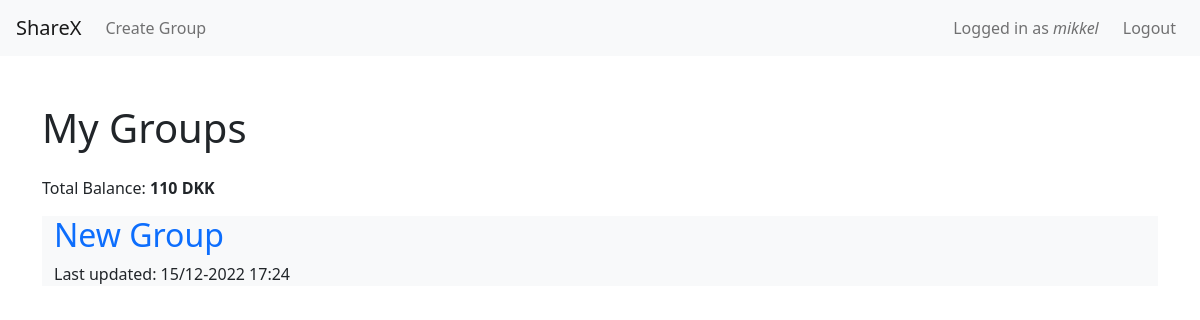
Before: / (signed in) with the older database file.
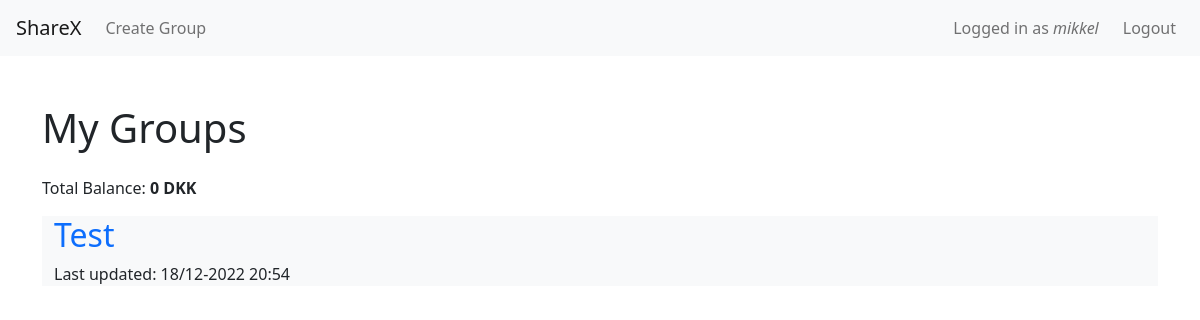
After: the same page with the newer database file.
### tables this page shows
CREATE TABLE group_members (
    group_member_id INTEGER PRIMARY KEY AUTOINCREMENT,
    balance INTEGER NOT NULL DEFAULT 0,
    user_id INTEGER NOT NULL,
    group_id INTEGER NOT NULL,
    FOREIGN KEY(user_id) REFERENCES users(user_id),
    FOREIGN KEY(group_id) REFERENCES groups(group_id)
);

CREATE TABLE groups (
    group_id INTEGER PRIMARY KEY AUTOINCREMENT,
    group_name TEXT NOT NULL,
    last_updated TEXT NOT NULL,
    creator INTEGER NOT NULL,
    FOREIGN KEY(creator) REFERENCES users(user_id)
);

### app.py (the view)
@app.route("/")
def index():
    if session.get("user_id") == None:
        return redirect("/login")
    groups = find_groups(session["user_id"])
    balance = total_balance(session["user_id"])
    return render_template("views/index.html", groups=groups, balance=balance)

### helpers.py (called while the page is built)
def get_db_connection():
    connection = sqlite3.connect("database/app.db")
    connection.row_factory = sqlite3.Row
    return connection

def find_groups(user_id):
    conn = get_db_connection()
    groups = conn.execute("SELECT * FROM groups JOIN group_members ON group_members.group_id = groups.group_id WHERE user_id = ? ORDER BY last_updated DESC", [user_id]).fetchall()
    conn.close()
    return groups

def dkk(number):
    number = str(round(number,2))
    return number + " DKK"

def total_balance(user_id):
    conn = get_db_connection()
    balances = conn.execute("SELECT balance FROM group_members INNER JOIN users ON users.user_id = group_members.user_id WHERE users.user_id = ?", [user_id]).fetchall()
    total_balance = 0
    for balance in balances:
        total_balance += balance["balance"]
    conn.close()
    return total_balance

### templates/views/index.html (shortened to what this page needs)
{% extends "layout.html" %}
{% block main %}
<div class="container text-left bg-1">
<h1 class="pb-3">My Groups</h1>
<p>Total Balance: <b>{{ balance | dkk }}</b></p>
{% for group in groups %}
    <div class="container bg-light">
        <h2><a href="/group?group_id={{ group['group_id'] }}" class="text-decoration-none">{{ group["group_name"] }}</a></h2>
        <p>Last updated: {{ group["last_updated"][8:10] }}/{{ group["last_updated"][5:7] }}-{{ group["last_updated"][:4] }} {{ group["last_updated"][11:16] }}</p>
    </div>
{% endfor %}
</div>
{% endblock %}

### templates/layout.html (shortened to what this page needs)
<!DOCTYPE html>
<html lang="en">
<head>
    <link href="https://cdn.jsdelivr.net/npm/bootstrap@5.1.3/dist/css/bootstrap.min.css" rel="stylesheet">
</head>
<body class="">
    <nav class="navbar navbar-expand-lg navbar-light bg-light ps-3 pe-3">
      <a class="navbar-brand" href="/">ShareX</a>
      <div class="collapse navbar-collapse" id="navbarSupportedContent">
        {% if session.get("user_id") == None %}
          <ul class="navbar-nav ms-auto">
            <li class="nav-item active">
              <a class="nav-link" href="/login">Login</a>
            </li>
            <li class="nav-item">
              <a class="nav-link" href="/register">Register</a>
            </li>
          </ul>
        {% else %}
          <ul class="navbar-nav me-auto">
            <li class="nav-item">
              <a class="nav-link" href="/create_group">Create Group</a>
            </li>
          </ul>
          <ul class="navbar-nav ms-auto">
            <span class="navbar-text me-3">
              Logged in as <i>{{session["username"]}}</i>
            </span>
            <li class="nav-item">
              <a class="nav-link" href="/logout">Logout</a>
            </li>
          </ul>
        {% endif %}
      </div>
    </nav>
    <main class="container-fluid py-5">
      {% block main %}{% endblock %}
    </main>
</body>
</html>

Changed rows visible on the page:
removed group_members: group_name "New Group", last_updated "15", last_updated "12", last_updated "2022", last_updated "17:24"
now on this page (row edited): group_members: group_name "Test", last_updated "18", last_updated "12", last_updated "2022", last_updated "20:54"
Other visible differences:
{{ balance | dkk }}: "110 DKK" → "0 DKK"
